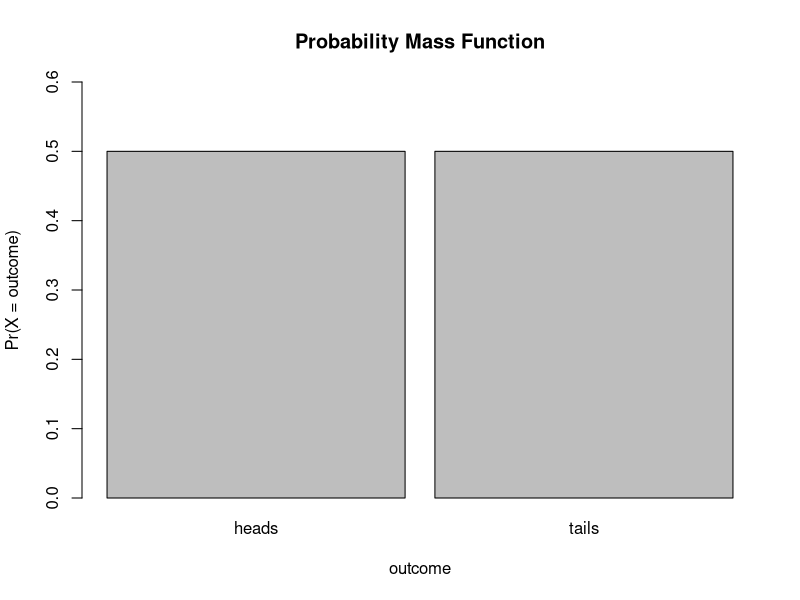

Generate this figure with R:
## ---- chunk 1
knitr::opts_chunk$set(echo = TRUE)
## ---- chunk 2
#library(manipulate)
#outcomes <- c(1, 2, 3, 4, 5, 6)
#manipulate(hist(sample(outcomes, n, replace = TRUE), breaks = c(0.5, 1.5, 2.5,
#    3.5, 4.5, 5.5, 6.5), probability = TRUE, main = paste("Histogram of Outcomes of ",
#    n, " Die Rolls", sep = ""), xlab = "roll", ylab = "probability"), n = #slider(0,
 #   10000, initial = 100, step = 100))

#nrolls <- 1000
#roll <- function(x) {
 #   sample(1:6, x, replace = TRUE)
#}
#two_dice <- roll(nrolls) + roll(nrolls)
#hist(two_dice, breaks = c(1.5:12.5), probability = TRUE, main = "Rolling Two Dice",
#    xlab = "sum of rolls", ylab = "probability")

## ---- chunk 3
outcomes <- c("heads", "tails")
prob <- c(1/2, 1/2)
barplot(prob, ylim = c(0, 0.6), names.arg = outcomes, space = 0.1, xlab = "outcome",
    ylab = "Pr(X = outcome)", main = "Probability Mass Function")
